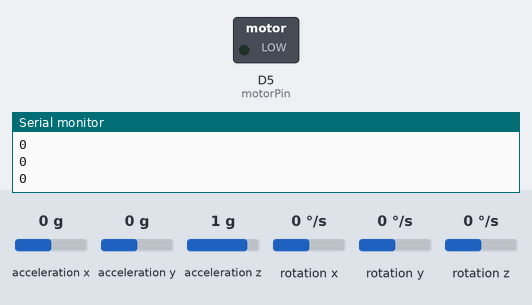
A sketch run on a simulated ESP8266 (NodeMCU). Shown: switched loads named in the sketch (green lamp = pin HIGH), the last lines printed to the serial monitor. Inputs (shaded band) come from the test bench; at power-on: acceleration x 0 g, acceleration y 0 g, acceleration z 1 g, rotation x 0 °/s, rotation y 0 °/s, rotation z 0 °/s. WiFi joins after 1.5 s; servers stay silent unless stated.

Above: at 2.9 s.
3.0 s: acceleration x set to -1.4 g
At 3.05 s:
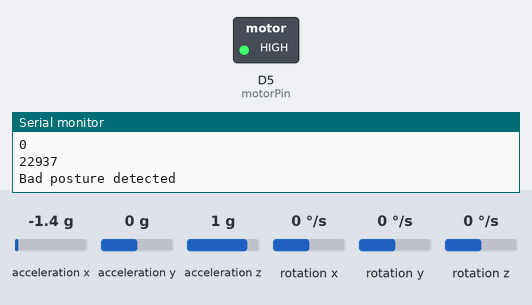
Timing chart, 0 to 6.0 s (numbered marks = the images above; inputs shaded):
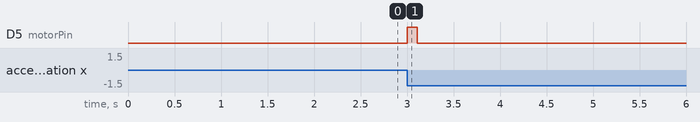

The sketch:

Gyro_vibro.ino
```cpp
#include <Wire.h>
#include <MPU6050.h>
#include <ESP8266WiFi.h>
#include <ESP8266HTTPClient.h>
#include <ArduinoJson.h>

//////////////////// WIFI ////////////////////
const char* ssid = "DUDI041110 0002";
const char* password = "adam12345";

const char* host = "192.168.1.199";
const int port = 8090;

//////////////////// MPU ////////////////////
MPU6050 mpu1(0x68);
MPU6050 mpu2(0x69);

// xThreshold is now dynamic — updated from the server
volatile int xThreshold = 1000;

int16_t startAx1, startAx2;

//////////////////// MOTOR ////////////////////
const int motorPin = D5;

//////////////////// TIMER ////////////////////
unsigned long vibrationStart = 0;
const unsigned long notifyTime = 30000; // 30 sec

bool vibrating = false;
bool notificationSent = false;

//////////////////// SENSITIVITY POLL ////////////////////
unsigned long lastSensitivityCheck = 0;
const unsigned long sensitivityInterval = 5000; // poll every 5 sec

////////////////////////////////////////////////

void sendNotification() {
    WiFiClient client;
    Serial.println("Sending notification...");
    if (client.connect(host, port)) {
        client.print(String("GET /signal HTTP/1.1\r\n") +
                     "Host: " + host + "\r\n" +
                     "Connection: close\r\n\r\n");
        Serial.println("Notification sent!");
    } else {
        Serial.println("Connection failed");
    }
    client.stop();
}

void fetchSensitivity() {
    WiFiClient client;
    HTTPClient http;

    String url = String("http://") + host + ":" + port + "/getSensitivity";
    http.begin(client, url);

    int code = http.GET();
    if (code == HTTP_CODE_OK) {
        String payload = http.getString();

        // Parse JSON  {"sensitivity": 1500}
        StaticJsonDocument<64> doc;
        DeserializationError err = deserializeJson(doc, payload);
        if (!err) {
            int newThreshold = doc["sensitivity"];
            if (newThreshold != xThreshold) {
                xThreshold = newThreshold;
                Serial.print("Sensitivity updated to: ");
                Serial.println(xThreshold);
            }
        }
    } else {
        Serial.print("getSensitivity HTTP error: ");
        Serial.println(code);
    }
    http.end();
}

////////////////////////////////////////////////

void setup() {
    Serial.begin(115200);
    Wire.begin(D2, D1); // SDA, SCL
    pinMode(motorPin, OUTPUT);

    ////// WiFi //////
    WiFi.mode(WIFI_STA);
    WiFi.begin(ssid, password);
    Serial.print("Connecting WiFi");
    while (WiFi.status() != WL_CONNECTED) {
        delay(500);
        Serial.print(".");
    }
    Serial.println("\nWiFi Connected");
    Serial.println(WiFi.localIP());

    ////// MPU INIT //////
    mpu1.initialize();
    mpu2.initialize();

    if (!mpu1.testConnection()) { Serial.println("MPU1 FAIL"); while (1); }
    if (!mpu2.testConnection()) { Serial.println("MPU2 FAIL"); while (1); }

    int16_t ax1, ay1, az1, gx1, gy1, gz1;
    int16_t ax2, ay2, az2, gx2, gy2, gz2;
    mpu1.getMotion6(&ax1,&ay1,&az1,&gx1,&gy1,&gz1);
    mpu2.getMotion6(&ax2,&ay2,&az2,&gx2,&gy2,&gz2);
    startAx1 = ax1;
    startAx2 = ax2;
    Serial.println("Calibration complete");

    // Fetch initial sensitivity right away
    fetchSensitivity();
}

////////////////////////////////////////////////

void loop() {
    // Poll sensitivity every 5 seconds
    if (millis() - lastSensitivityCheck >= sensitivityInterval) {
        lastSensitivityCheck = millis();
        fetchSensitivity();
    }

    int16_t ax1, ay1, az1, gx1, gy1, gz1;
    int16_t ax2, ay2, az2, gx2, gy2, gz2;
    mpu1.getMotion6(&ax1,&ay1,&az1,&gx1,&gy1,&gz1);
    mpu2.getMotion6(&ax2,&ay2,&az2,&gx2,&gy2,&gz2);

    int xDiff = abs((ax1 - startAx1) - (ax2 - startAx2));
    Serial.println(xDiff);

    ////////////////// POSTURE CHECK //////////////////
    if (xDiff > xThreshold) {
        digitalWrite(motorPin, HIGH);

        if (!vibrating) {
            vibrating = true;
            vibrationStart = millis();
            notificationSent = false;
            Serial.println("Bad posture detected");
        }

        if (!notificationSent && millis() - vibrationStart >= notifyTime) {
            sendNotification();
            notificationSent = true;
        }
    } else {
        digitalWrite(motorPin, LOW);
        vibrating = false;
        notificationSent = false;
    }

    delay(100);
}
```

Measured:
- after the input at 3.0 s, D5 (motorPin): LOW → HIGH at once, → LOW 0.11 s later
